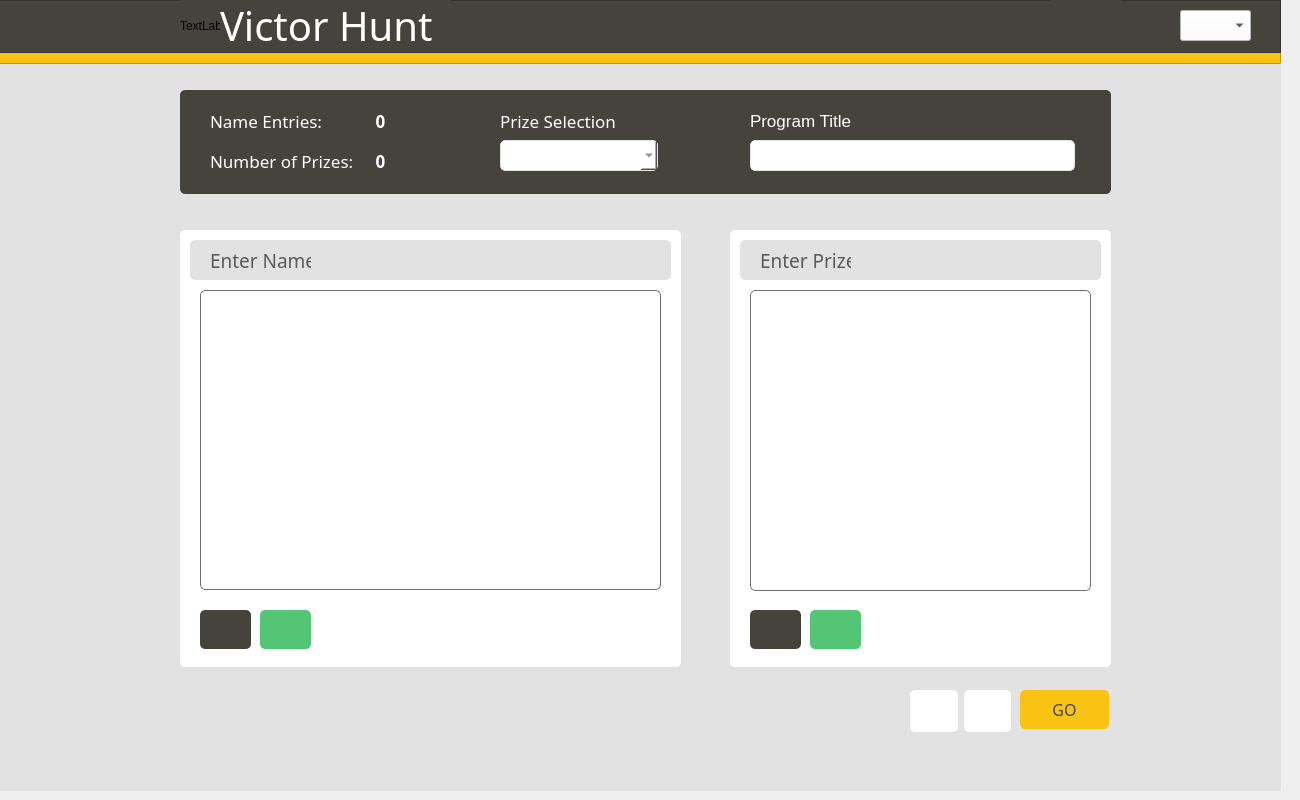
   <widget class="QWidget" name="tab">
    <attribute name="title">
     <string>Input Form</string>
    </attribute>
    <widget class="QFrame" name="frame_3">
     <property name="geometry">
      <rect>
       <x>180</x>
       <y>230</y>
       <width>501</width>
       <height>437</height>
      </rect>
     </property>
     <property name="styleSheet">
      <string notr="true">border-radius: 5px;
background-color: #FFFFFF;</string>
     </property>
     <property name="frameShape">
      <enum>QFrame::StyledPanel</enum>
     </property>
     <property name="frameShadow">
      <enum>QFrame::Raised</enum>
     </property>
     <widget class="QFrame" name="frame_4">
      <property name="geometry">
       <rect>
        <x>10</x>
        <y>10</y>
        <width>481</width>
        <height>40</height>
       </rect>
      </property>
      <property name="autoFillBackground">
       <bool>false</bool>
      </property>
      <property name="styleSheet">
       <string notr="true">background-color: #E2E2E2;
border-top-left-radius : 5px;</string>
      </property>
      <property name="frameShape">
       <enum>QFrame::StyledPanel</enum>
      </property>
      <property name="frameShadow">
       <enum>QFrame::Raised</enum>
      </property>
      <widget class="QLabel" name="ColumnName">
       <property name="geometry">
        <rect>
         <x>20</x>
         <y>10</y>
         <width>101</width>
         <height>21</height>
        </rect>
       </property>
       <property name="font">
        <font>
         <family>Leelawadee</family>
         <pointsize>14</pointsize>
         <bold>false</bold>
        </font>
       </property>
       <property name="layoutDirection">
        <enum>Qt::LeftToRight</enum>
       </property>
       <property name="styleSheet">
        <string notr="true">color: #5B5959;</string>
       </property>
       <property name="text">
        <string>Enter Name</string>
       </property>
      </widget>
      <widget class="QPushButton" name="btnSaveName">
       <property name="geometry">
        <rect>
         <x>360</x>
         <y>0</y>
         <width>61</width>
         <height>41</height>
        </rect>
       </property>
       <property name="sizePolicy">
        <sizepolicy hsizetype="Minimum" vsizetype="Preferred">
         <horstretch>0</horstretch>
         <verstretch>0</verstretch>
        </sizepolicy>
       </property>
       <property name="cursor">
        <cursorShape>PointingHandCursor</cursorShape>
       </property>
       <property name="toolTip">
        <string>Save</string>
       </property>
       <property name="styleSheet">
        <string notr="true">border: none;
qproperty-icon: url(:/img/img/diskette.png);
qproperty-iconSize: 25px 25px;
color: #46433C;</string>
       </property>
       <property name="text">
        <string/>
       </property>
       <property name="iconSize">
        <size>
         <width>25</width>
         <height>25</height>
        </size>
       </property>
      </widget>
      <widget class="QPushButton" name="btnOpenName">
       <property name="geometry">
        <rect>
         <x>420</x>
         <y>0</y>
         <width>41</width>
         <height>41</height>
        </rect>
       </property>
       <property name="sizePolicy">
        <sizepolicy hsizetype="Minimum" vsizetype="Preferred">
         <horstretch>0</horstretch>
         <verstretch>0</verstretch>
        </sizepolicy>
       </property>
       <property name="cursor">
        <cursorShape>PointingHandCursor</cursorShape>
       </property>
       <property name="toolTip">
        <string>Open</string>
       </property>
       <property name="styleSheet">
        <string notr="true">border: none;
qproperty-icon: url(:/img/img/folder.png);
qproperty-iconSize: 25px 25px;
color: #46433C;</string>
       </property>
       <property name="text">
        <string/>
       </property>
       <property name="iconSize">
        <size>
         <width>25</width>
         <height>25</height>
        </size>
       </property>
      </widget>
     </widget>
     <widget class="QTextEdit" name="textEditName">
      <property name="geometry">
       <rect>
        <x>20</x>
        <y>60</y>
        <width>461</width>
        <height>300</height>
       </rect>
      </property>
      <property name="font">
       <font>
        <family>Arial</family>
        <pointsize>14</pointsize>
       </font>
      </property>
      <property name="styleSheet">
       <string notr="true">border: 1px solid #707070;
padding: 10px;
line-height: 10px; 
background-color: #ffffff; </string>
      </property>
     </widget>
     <widget class="QPushButton" name="btnAddName">
      <property name="geometry">
       <rect>
        <x>20</x>
        <y>380</y>
        <width>51</width>
        <height>39</height>
       </rect>
      </property>
      <property name="cursor">
       <cursorShape>PointingHandCursor</cursorShape>
      </property>
      <property name="toolTip">
       <string>Add</string>
      </property>
      <property name="styleSheet">
       <string notr="true">background-color: #46433C;
qproperty-icon: url(:/img/img/plus.png);
qproperty-iconSize: 20px 20px;</string>
      </property>
      <property name="text">
       <string/>
      </property>
     </widget>
     <widget class="QPushButton" name="btnEditName">
      <property name="geometry">
       <rect>
        <x>80</x>
        <y>380</y>
        <width>51</width>
        <height>39</height>
       </rect>
      </property>
      <property name="cursor">
       <cursorShape>PointingHandCursor</cursorShape>
      </property>
      <property name="toolTip">
       <string>Edit</string>
      </property>
      <property name="styleSheet">
       <string notr="true">background-color: #54C475;
qproperty-icon: url(:/img/img/edit.png);
qproperty-iconSize: 20px 20px;</string>
      </property>
      <property name="text">
       <string/>
      </property>
     </widget>
    </widget>
    <widget class="QFrame" name="frame_5">
     <property name="geometry">
      <rect>
       <x>730</x>
       <y>230</y>
       <width>381</width>
       <height>437</height>
      </rect>
     </property>
     <property name="styleSheet">
      <string notr="true">background-color: #FFFFFF; 
border-radius: 5px;</string>
     </property>
     <property name="frameShape">
      <enum>QFrame::StyledPanel</enum>
     </property>
     <property name="frameShadow">
      <enum>QFrame::Raised</enum>
     </property>
     <widget class="QFrame" name="frame_6">
      <property name="geometry">
       <rect>
        <x>10</x>
        <y>10</y>
        <width>361</width>
        <height>40</height>
       </rect>
      </property>
      <property name="autoFillBackground">
       <bool>false</bool>
      </property>
      <property name="styleSheet">
       <string notr="true">background-color: #E2E2E2;
border-radius : 5px;</string>
      </property>
      <property name="frameShape">
       <enum>QFrame::StyledPanel</enum>
      </property>
      <property name="frameShadow">
       <enum>QFrame::Raised</enum>
      </property>
      <widget class="QLabel" name="ColumnPrize">
       <property name="geometry">
        <rect>
         <x>20</x>
         <y>10</y>
         <width>91</width>
         <height>21</height>
        </rect>
       </property>
       <property name="font">
        <font>
         <family>Leelawadee</family>
         <pointsize>14</pointsize>
         <bold>false</bold>
        </font>
       </property>
       <property name="layoutDirection">
        <enum>Qt::LeftToRight</enum>
       </property>
       <property name="styleSheet">
        <string notr="true">color: #5B5959;</string>
       </property>
       <property name="text">
        <string>Enter Prize</string>
       </property>
      </widget>
      <widget class="QPushButton" name="btnSavePrize">
       <property name="geometry">
        <rect>
         <x>240</x>
         <y>0</y>
         <width>61</width>
         <height>41</height>
        </rect>
       </property>
       <property name="sizePolicy">
        <sizepolicy hsizetype="Minimum" vsizetype="Preferred">
         <horstretch>0</horstretch>
         <verstretch>0</verstretch>
        </sizepolicy>
       </property>
       <property name="cursor">
        <cursorShape>PointingHandCursor</cursorShape>
       </property>
       <property name="toolTip">
        <string>Save</string>
       </property>
       <property name="styleSheet">
        <string notr="true">border: none;
qproperty-icon: url(:/img/img/diskette.png);
qproperty-iconSize: 25px 25px;
color: #46433C;</string>
       </property>
       <property name="text">
        <string/>
       </property>
       <property name="iconSize">
        <size>
         <width>25</width>
         <height>25</height>
        </size>
       </property>
      </widget>
      <widget class="QPushButton" name="btnOpenPrize">
       <property name="geometry">
        <rect>
         <x>300</x>
         <y>0</y>
         <width>41</width>
         <height>41</height>
        </rect>
       </property>
       <property name="sizePolicy">
        <sizepolicy hsizetype="Minimum" vsizetype="Preferred">
         <horstretch>0</horstretch>
         <verstretch>0</verstretch>
        </sizepolicy>
       </property>
       <property name="cursor">
        <cursorShape>PointingHandCursor</cursorShape>
       </property>
       <property name="toolTip">
        <string>Open</string>
       </property>
       <property name="styleSheet">
        <string notr="true">border: none;
qproperty-icon: url(:/img/img/folder.png);
qproperty-iconSize: 25px 25px;
color: #46433C;</string>
       </property>
       <property name="text">
        <string/>
       </property>
       <property name="iconSize">
        <size>
         <width>25</width>
         <height>25</height>
        </size>
       </property>
      </widget>
     </widget>
     <widget class="QTextEdit" name="textEditPrize">
      <property name="geometry">
       <rect>
        <x>20</x>
        <y>60</y>
        <width>341</width>
        <height>301</height>
       </rect>
      </property>
      <property name="font">
       <font>
        <family>Arial</family>
        <pointsize>14</pointsize>
       </font>
      </property>
      <property name="styleSheet">
       <string notr="true">border: 1px solid #707070;
padding: 10px;
line-height: 10px; 
background-color: #ffffff; </string>
      </property>
     </widget>
     <widget class="QPushButton" name="btnAddPrize">
      <property name="geometry">
       <rect>
        <x>20</x>
        <y>380</y>
        <width>51</width>
        <height>39</height>
       </rect>
      </property>
      <property name="cursor">
       <cursorShape>PointingHandCursor</cursorShape>
      </property>
      <property name="toolTip">
       <string>Add</string>
      </property>
      <property name="styleSheet">
       <string notr="true">background-color: #46433C;
qproperty-icon: url(:/img/img/plus.png);
qproperty-iconSize: 20px 20px;</string>
      </property>
      <property name="text">
       <string/>
      </property>
     </widget>
     <widget class="QPushButton" name="btnEditPrize">
      <property name="geometry">
       <rect>
        <x>80</x>
        <y>380</y>
        <width>51</width>
        <height>39</height>
       </rect>
      </property>
      <property name="cursor">
       <cursorShape>PointingHandCursor</cursorShape>
      </property>
      <property name="toolTip">
       <string>Edit</string>
      </property>
      <property name="styleSheet">
       <string notr="true">background-color: #54C475;
qproperty-icon: url(:/img/img/edit.png);
qproperty-iconSize: 20px 20px;</string>
      </property>
      <property name="text">
       <string/>
      </property>
     </widget>
    </widget>
    <widget class="QWidget" name="horizontalLayoutWidget">
     <property name="geometry">
      <rect>
       <x>910</x>
       <y>690</y>
       <width>101</width>
       <height>42</height>
      </rect>
     </property>
     <layout class="QHBoxLayout" name="horizontalLayout">
      <item>
       <widget class="QPushButton" name="btnQuit">
        <property name="sizePolicy">
         <sizepolicy hsizetype="Expanding" vsizetype="Preferred">
          <horstretch>0</horstretch>
          <verstretch>0</verstretch>
         </sizepolicy>
        </property>
        <property name="font">
         <font>
          <family>Leelawadee</family>
          <pointsize>12</pointsize>
         </font>
        </property>
        <property name="cursor">
         <cursorShape>PointingHandCursor</cursorShape>
        </property>
        <property name="toolTip">
         <string>Quit</string>
        </property>
        <property name="styleSheet">
         <string notr="true">border-radius: 5px;
color: #46433C;
background-color: #FFFFFF; 
qproperty-icon: url(:/img/img/sign-out.png);
qproperty-iconSize: 30px 30px;</string>
        </property>
        <property name="text">
         <string/>
        </property>
       </widget>
      </item>
      <item>
       <widget class="QPushButton" name="btnClear">
        <property name="sizePolicy">
         <sizepolicy hsizetype="Expanding" vsizetype="Preferred">
          <horstretch>0</horstretch>
          <verstretch>0</verstretch>
         </sizepolicy>
        </property>
        <property name="font">
         <font>
          <family>Leelawadee</family>
          <pointsize>12</pointsize>
         </font>
        </property>
        <property name="cursor">
         <cursorShape>PointingHandCursor</cursorShape>
        </property>
        <property name="toolTip">
         <string>Clear</string>
        </property>
        <property name="styleSheet">
         <string notr="true">border-radius: 5px;
color: #46433C;
background-color: #FFFFFF; 
qproperty-icon: url(:/img/img/eraser.png);
qproperty-iconSize: 40px 40px;</string>
        </property>
        <property name="text">
         <string/>
        </property>
       </widget>
      </item>
     </layout>
    </widget>
    <widget class="QPushButton" name="btnStart">
     <property name="geometry">
      <rect>
       <x>1020</x>
       <y>690</y>
       <width>89</width>
       <height>39</height>
      </rect>
     </property>
     <property name="sizePolicy">
      <sizepolicy hsizetype="Expanding" vsizetype="Preferred">
       <horstretch>0</horstretch>
       <verstretch>0</verstretch>
      </sizepolicy>
     </property>
     <property name="font">
      <font>
       <family>Leelawadee</family>
       <pointsize>12</pointsize>
       <bold>false</bold>
      </font>
     </property>
     <property name="cursor">
      <cursorShape>PointingHandCursor</cursorShape>
     </property>
     <property name="styleSheet">
      <string notr="true">background-color: #FAC213;
border-radius: 5px;
color: #46433C;
qproperty-icon: url(:/img/img/next.png);
qproperty-iconSize: 20px 20px;</string>
     </property>
     <property name="text">
      <string>GO</string>
     </property>
    </widget>
    <widget class="QGroupBox" name="groupBox">
     <property name="geometry">
      <rect>
       <x>180</x>
       <y>90</y>
       <width>931</width>
       <height>104</height>
      </rect>
     </property>
     <property name="styleSheet">
      <string notr="true">background-color: #46433C; 
border-radius: 5px;</string>
     </property>
     <property name="title">
      <string/>
     </property>
     <widget class="QLabel" name="titleNameEntries">
      <property name="geometry">
       <rect>
        <x>30</x>
        <y>20</y>
        <width>141</width>
        <height>21</height>
       </rect>
      </property>
      <property name="font">
       <font>
        <family>Leelawadee</family>
        <pointsize>13</pointsize>
       </font>
      </property>
      <property name="styleSheet">
       <string notr="true">color: #FFFFFF; </string>
      </property>
      <property name="text">
       <string>Name Entries:</string>
      </property>
     </widget>
     <widget class="QLabel" name="TitleNumberPrizes">
      <property name="geometry">
       <rect>
        <x>30</x>
        <y>60</y>
        <width>171</width>
        <height>21</height>
       </rect>
      </property>
      <property name="font">
       <font>
        <family>Leelawadee</family>
        <pointsize>13</pointsize>
       </font>
      </property>
      <property name="styleSheet">
       <string notr="true">color: #FFFFFF; </string>
      </property>
      <property name="text">
       <string>Number of Prizes:</string>
      </property>
     </widget>
     <widget class="QLabel" name="NameCount">
      <property name="geometry">
       <rect>
        <x>190</x>
        <y>20</y>
        <width>21</width>
        <height>21</height>
       </rect>
      </property>
      <property name="font">
       <font>
        <family>Leelawadee</family>
        <pointsize>13</pointsize>
        <bold>true</bold>
       </font>
      </property>
      <property name="styleSheet">
       <string notr="true">color: #FFFFFF; </string>
      </property>
      <property name="text">
       <string>0</string>
      </property>
      <property name="alignment">
       <set>Qt::AlignCenter</set>
      </property>
     </widget>
     <widget class="QLabel" name="PrizeCount">
      <property name="geometry">
       <rect>
        <x>190</x>
        <y>60</y>
        <width>21</width>
        <height>21</height>
       </rect>
      </property>
      <property name="font">
       <font>
        <family>Leelawadee</family>
        <pointsize>13</pointsize>
        <bold>true</bold>
       </font>
      </property>
      <property name="styleSheet">
       <string notr="true">color: #FFFFFF; </string>
      </property>
      <property name="text">
       <string>0</string>
      </property>
      <property name="alignment">
       <set>Qt::AlignCenter</set>
      </property>
     </widget>
     <widget class="QLabel" name="TitlePrizeSelection">
      <property name="geometry">
       <rect>
        <x>320</x>
        <y>20</y>
        <width>121</width>
        <height>21</height>
       </rect>
      </property>
      <property name="font">
       <font>
        <family>Leelawadee</family>
        <pointsize>13</pointsize>
       </font>
      </property>
      <property name="styleSheet">
       <string notr="true">color: #FFFFFF; </string>
      </property>
      <property name="text">
       <string>Prize Selection</string>
      </property>
     </widget>
     <widget class="QComboBox" name="PrizeSelectionMode">
      <property name="geometry">
       <rect>
        <x>320</x>
        <y>50</y>
        <width>158</width>
        <height>31</height>
       </rect>
      </property>
      <property name="font">
       <font>
        <family>Leelawadee</family>
        <pointsize>13</pointsize>
       </font>
      </property>
      <property name="styleSheet">
       <string notr="true">border: 1px solid #E2E2E2; 
border-radius: 5px;
background-color: white;

color: #5B5959; </string>
      </property>
     </widget>
     <widget class="QLabel" name="TitleProgramTitle">
      <property name="geometry">
       <rect>
        <x>570</x>
        <y>20</y>
        <width>121</width>
        <height>21</height>
       </rect>
      </property>
      <property name="font">
       <font>
        <family>Arial</family>
        <pointsize>13</pointsize>
       </font>
      </property>
      <property name="styleSheet">
       <string notr="true">color: #FFFFFF; </string>
      </property>
      <property name="text">
       <string>Program Title</string>
      </property>
     </widget>
     <widget class="QLineEdit" name="lineEditTitle">
      <property name="geometry">
       <rect>
        <x>570</x>
        <y>50</y>
        <width>325</width>
        <height>31</height>
       </rect>
      </property>
      <property name="font">
       <font>
        <family>Arial</family>
        <pointsize>13</pointsize>
       </font>
      </property>
      <property name="styleSheet">
       <string notr="true">border: 1px solid #E2E2E2;
background-color: #ffffff;
border-radius: 5px;
padding-left: 5px;</string>
      </property>
     </widget>
    </widget>
    <widget class="QFrame" name="frame">
     <property name="geometry">
      <rect>
       <x>-10</x>
       <y>0</y>
       <width>1291</width>
       <height>64</height>
      </rect>
     </property>
     <property name="styleSheet">
      <string notr="true">background-color: #FAC213;</string>
     </property>
     <property name="frameShape">
      <enum>QFrame::StyledPanel</enum>
     </property>
     <property name="frameShadow">
      <enum>QFrame::Raised</enum>
     </property>
     <widget class="QFrame" name="frame_2">
      <property name="geometry">
       <rect>
        <x>0</x>
        <y>0</y>
        <width>1291</width>
        <height>53</height>
       </rect>
      </property>
      <property name="styleSheet">
       <string notr="true">background-color: #46433C;</string>
      </property>
      <property name="frameShape">
       <enum>QFrame::StyledPanel</enum>
      </property>
      <property name="frameShadow">
       <enum>QFrame::Raised</enum>
      </property>
      <widget class="QLabel" name="title">
       <property name="geometry">
        <rect>
         <x>230</x>
         <y>0</y>
         <width>231</width>
         <height>51</height>
        </rect>
       </property>
       <property name="font">
        <font>
         <family>Megrim</family>
         <pointsize>30</pointsize>
        </font>
       </property>
       <property name="styleSheet">
        <string notr="true">color: white;</string>
       </property>
       <property name="text">
        <string>Victor Hunt</string>
       </property>
      </widget>
      <widget class="QLabel" name="logo">
       <property name="geometry">
        <rect>
         <x>190</x>
         <y>0</y>
         <width>61</width>
         <height>51</height>
        </rect>
       </property>
       <property name="text">
        <string>TextLabel</string>
       </property>
      </widget>
      <widget class="QComboBox" name="themeSelection">
       <property name="geometry">
        <rect>
         <x>1190</x>
         <y>10</y>
         <width>71</width>
         <height>31</height>
        </rect>
       </property>
       <property name="cursor">
        <cursorShape>PointingHandCursor</cursorShape>
       </property>
       <property name="styleSheet">
        <string notr="true">
background-color: #ffffff;</string>
       </property>
      </widget>
      <widget class="QPushButton" name="btnInfromation">
       <property name="geometry">
        <rect>
         <x>1060</x>
         <y>0</y>
         <width>71</width>
         <height>49</height>
        </rect>
       </property>
       <property name="sizePolicy">
        <sizepolicy hsizetype="Minimum" vsizetype="Preferred">
         <horstretch>0</horstretch>
         <verstretch>0</verstretch>
        </sizepolicy>
       </property>
       <property name="cursor">
        <cursorShape>PointingHandCursor</cursorShape>
       </property>
       <property name="toolTip">
        <string>Instructions</string>
       </property>
       <property name="styleSheet">
        <string notr="true">border: none;
color: #ffffff;</string>
       </property>
       <property name="text">
        <string/>
       </property>
       <property name="iconSize">
        <size>
         <width>25</width>
         <height>25</height>
        </size>
       </property>
      </widget>
      <zorder>logo</zorder>
      <zorder>title</zorder>
      <zorder>themeSelection</zorder>
      <zorder>btnInfromation</zorder>
     </widget>
    </widget>
    <widget class="QLabel" name="BgInputForm">
     <property name="geometry">
      <rect>
       <x>-10</x>
       <y>60</y>
       <width>1291</width>
       <height>731</height>
      </rect>
     </property>
     <property name="styleSheet">
      <string notr="true">Background-color: #E2E2E2;</string>
     </property>
     <property name="text">
      <string/>
     </property>
    </widget>
    <zorder>BgInputForm</zorder>
    <zorder>frame_3</zorder>
    <zorder>frame_5</zorder>
    <zorder>horizontalLayoutWidget</zorder>
    <zorder>btnStart</zorder>
    <zorder>groupBox</zorder>
    <zorder>frame</zorder>
   </widget>
